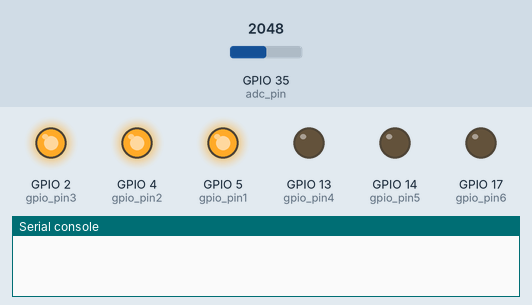
This program was run on a simulated ESP32 board running MicroPython. Shown: output pins drawn as LEDs (lit = HIGH), the last lines printed to the serial console. The inputs (shaded band) are chosen by the test bench; at power-on: GPIO 35 (adc_pin) = 2048 (analog values on the 0–4095 scale). At 25.6 s the program stops and its outputs stay as they are.

Above: at 0.1 s.
At 2.9 s:
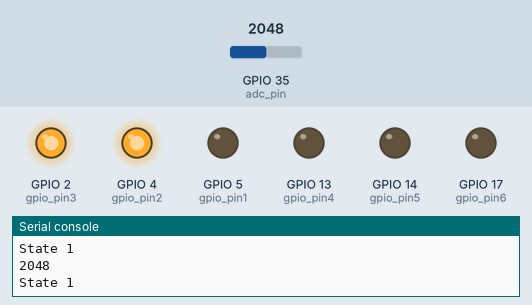
At 6.1 s:
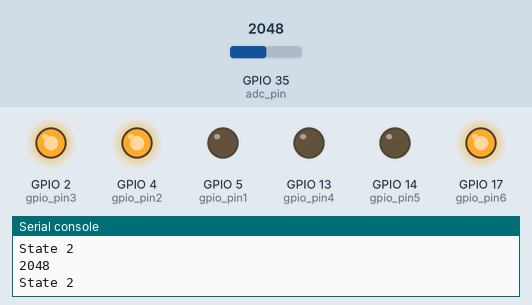
At 12.5 s:
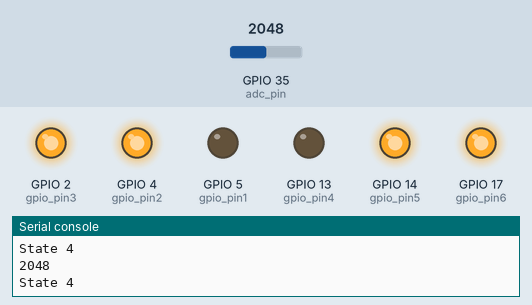
At 18.9 s:
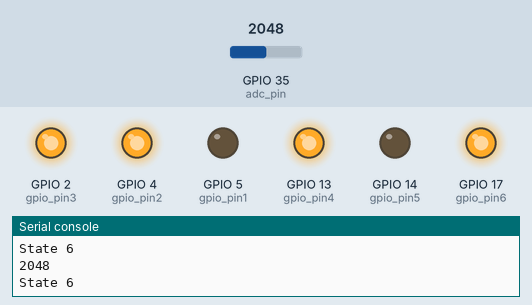
At 25.3 s:
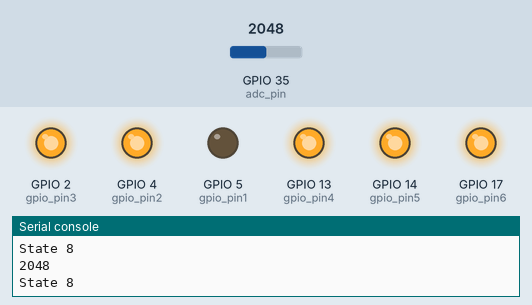
Timing chart, 0 to 26.8 s (numbered marks = the images above):
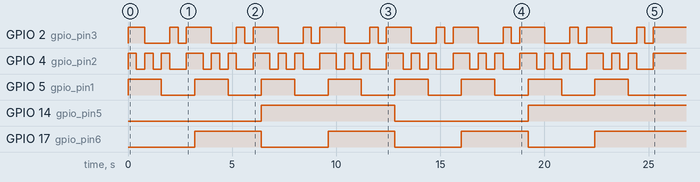

The program:

Hall_Effect.py
```python
from machine import ADC, Pin, Timer
import time

'''
adc_pin = Pin(14)
adc = ADC(adc_pin)

gpio_pin1 = Pin(32, Pin.OUT)
gpio_pin2 = Pin(27, Pin.OUT)
gpio_pin3 = Pin(13, Pin.OUT)'''

adc_pin = Pin(35)
adc = ADC(adc_pin)


gpio_pin1 = Pin(5, Pin.OUT)
gpio_pin2 = Pin(4, Pin.OUT)
gpio_pin3 = Pin(2, Pin.OUT)
gpio_pin4 = Pin(13, Pin.OUT)
gpio_pin5 = Pin(14, Pin.OUT)
gpio_pin6 = Pin(17, Pin.OUT)

States =[[1,1,1],[1,0,1],[0,1,1],[0,0,1],[0,1,0],[1,0,0],[0,0,0],[1,1,0]]
New_States = [[0,0,0],[1,0,0],[0,1,0],[1,1,0],[0,0,1],[1,0,1],[0,1,1],[1,1,1]]


def reset(t):
    analog_value = adc.read()
    print("Analog Value:", analog_value)
    #gpio_pin1.value(gpio_pin1.value()^1)
    #gpio_pin2.value(gpio_pin2.value()^1)
    #gpio_pin3.value(gpio_pin3.value()^1)

#tim0 = Timer(0)
#tim0.init(mode=Timer.PERIODIC, period=2*1000, callback=reset)

def read_halleffects_cont():
    while True:
        for x in States:
            gpio_pin1.value(x[2])
            gpio_pin2.value(x[1])
            gpio_pin3.value(x[0])
            time.sleep(.5)
            analog_value = adc.read()
            if analog_value < 3000:
                print(analog_value)
                #return x
                #break

def read_halleffects_once():
    values = []
    values2 = []

    temp_list = []
    for i in New_States:
        gpio_pin4.value(i[2])
        gpio_pin5.value(i[1])
        gpio_pin6.value(i[0])
        temp_list = []
        temp_list2 = []

        for x in States:
            gpio_pin1.value(x[2])
            gpio_pin2.value(x[1])
            gpio_pin3.value(x[0])
            #time.sleep(.025)
            time.sleep(.4)
            analog_value = adc.read()
            print(analog_value)
            temp_list2.append(analog_value)
            if i == [0,0,0]:
                print('State 1')
                if analog_value > 1890:
                    temp_list.append(1)
                elif analog_value < 1600:
                    temp_list.append(-1)
                else:
                    temp_list.append(0)
            elif i == [1,0,0]:
                print('State 2')
                if analog_value > 1850:
                    temp_list.append(1)
                elif analog_value < 1600:
                    temp_list.append(-1)
                else:
                    temp_list.append(0)
            elif i == [0,1,0]:
                print('State 3')
                if analog_value > 1850:
                    temp_list.append(1)
                elif analog_value < 1600:
                    temp_list.append(-1)
                else:
                    temp_list.append(0)
            elif i == [1,1,0]:
                print('State 4')
                if analog_value > 1850:
                    temp_list.append(1)
                elif analog_value < 1600:
                    temp_list.append(-1)
                else:
                    temp_list.append(0)
            elif i == [0,0,1]:
                print('State 5')
                if analog_value > 1850:
                    temp_list.append(1)
                elif analog_value < 1600:
                    temp_list.append(-1)
                else:
                    temp_list.append(0)
            elif i == [1,0,1]:
                print('State 6')
                if analog_value > 1850:
                    temp_list.append(1)
                elif analog_value < 1600:
                    temp_list.append(-1)
                else:
                    temp_list.append(0)
            elif i == [0,1,1]:
                print('State 7')
                if analog_value > 1900:
                    temp_list.append(1)
                elif analog_value < 1600:
                    temp_list.append(-1)
                else:
                    temp_list.append(0)
            else:
                print('State 8')
                if analog_value > 1900:
                    temp_list.append(1)
                elif analog_value < 1600:
                    temp_list.append(-1)
                else:
                    temp_list.append(0)
        values.append(temp_list)
        values2.append(temp_list2)

    printlist(values)
    printlist(values2)
    return values

def printlist (final_list):
    for value in final_list:
        print (value)


def find_change():
    start = time.time_ns()
    first_values = read_halleffects_once()  # Get the initial array of values
    end = time.time_ns()
    print("Time to receive message from sensors: ",(end - start)/1000000000.0, " seconds")

    time.sleep(3)

    start = time.time_ns()
    while True:
        new_values = read_halleffects_once()  # Get a new array of values
        if new_values != first_values:  # Compare with the initial array
            print("Changes detected!")  # If there are differences, print a message
            print("First values:", first_values)
            print("New values:", new_values)
        else:
            print("Piece Location:", first_values)
        break

    end = time.time_ns()
    print("Time to receive message from sensors: ",(end - start)/1000000000.0, " seconds")
    '''while True:
        print(read_halleffects_cont())
        time.sleep(.5)
    print(read_halleffects_once())'''
    return new_values

if __name__ == '__main__':
    #find_change()
    '''
    gpio_pin1.value(1)
    gpio_pin2.value(1)
    gpio_pin3.value(0)
    gpio_pin4.value(1)
    gpio_pin5.value(0)
    gpio_pin6.value(1)
    '''
    read_halleffects_once()
    '''
    gpio_pin4.value(0)
    gpio_pin5.value(0)
    gpio_pin6.value(1)
    gpio_pin1.value(0)
    gpio_pin2.value(0)
    gpio_pin3.value(0)

    for x in States:
        gpio_pin1.value(x[2])
        gpio_pin2.value(x[1])
        gpio_pin3.value(x[0])
        time.sleep(.5)
        analog_value = adc.read()
        print(analog_value)
    '''
    '''


    gpio_pin1.value(1)
    gpio_pin2.value(1)
    gpio_pin3.value(1)
    while True:
        time.sleep(.5)
        analog_value = adc.read()
        print(analog_value)
        '''
```
